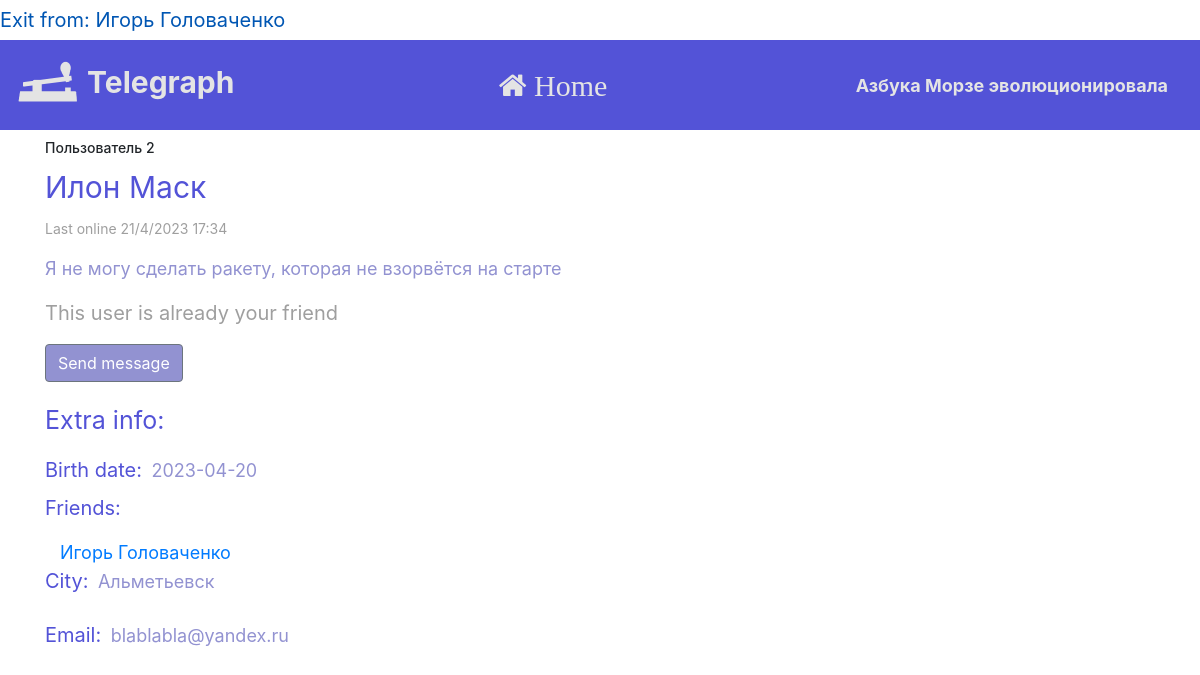
The app's page /profile/2 (signed in), older data.
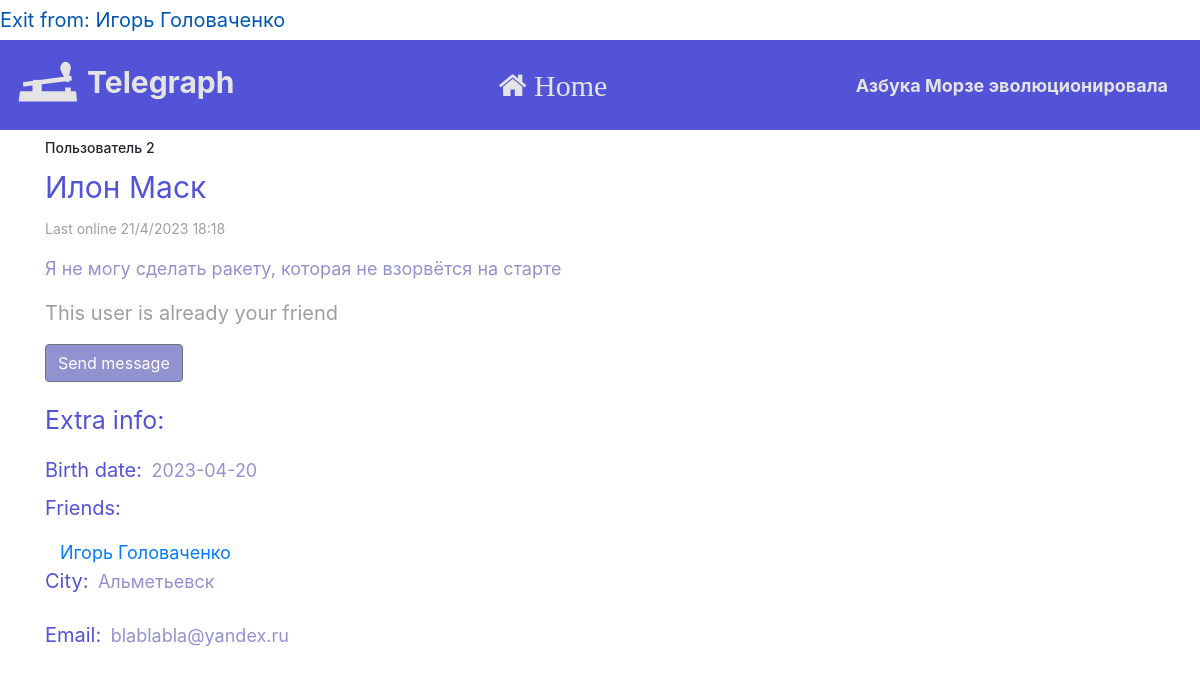
The same page, newer data.
### data/users.py (models this page shows, shortened)
class User(SqlAlchemyBase, UserMixin, SerializerMixin):
    __tablename__ = 'users'
    id = sqlalchemy.Column(sqlalchemy.Integer,
                           primary_key=True, autoincrement=True)
    username = sqlalchemy.Column(sqlalchemy.String)
    bdate = sqlalchemy.Column(sqlalchemy.Date)
    descript = sqlalchemy.Column(sqlalchemy.String)
    friends = sqlalchemy.Column(sqlalchemy.String, default='')
    city = sqlalchemy.Column(sqlalchemy.String)
    email = sqlalchemy.Column(sqlalchemy.String, unique=True)
    last_online = sqlalchemy.Column(sqlalchemy.DateTime,
                                    default=datetime.datetime.now)
    free_chat = sqlalchemy.Column(sqlalchemy.Boolean)
    hashed_password = sqlalchemy.Column(sqlalchemy.String, nullable=True)

### main.py (the view)
@app.route('/profile/<int:id>', methods=['GET', 'POST'])
def profile(id):
    if current_user.is_authenticated:
        current_user.last_online = datetime.datetime.now()
    db_sess = db_session.create_session()
    current_user.last_online = datetime.datetime.now()
    db_sess.merge(current_user)
    db_sess.commit()
    user = db_sess.query(User).filter(User.id == id).first()
    if user is None:
        abort(404, message="Пользователя с таким id пока не существует")
    friends = []
    ids = user.friends.split(', ')
    if '' in ids:
        ids.remove('')
    for friend_id in map(int, ids):
        friend = db_sess.query(User).filter(User.id == friend_id).first()
        if friend is not None:
            friends.append(friend)
    request = db_sess.query(FriendshipRequest).filter(FriendshipRequest.from_id == current_user.id,
                                                      FriendshipRequest.to_id == id).first()
    print(user.id)
    return render_template('profile.html', title=f'Пользователь {id}', user=user, friends=friends, is_request=request is not None);

### data/db_session.py (called while the page is built)
def create_session() -> Session:
    global __factory
    return __factory()

### main.py (called while the page is built)
@login_manager.user_loader
def load_user(user_id):
    print(user_id)
    db_sess = db_session.create_session()
    return db_sess.query(User).get(user_id)

### templates/profile.html (shortened to what this page needs)
{% extends "base.html" %}
{% block content %}
<form action="" method="post">
    <h1 style="font-size: 14px; margin-top: 10px;">{{title}}</h1>
    <label style="font-size: 30px; color: #5353d7">{{ user.username }}</label>
    <p style="font-size: 14px; color: #9f9f9f">Last online {{user.last_online.day}}/{{user.last_online.month}}/{{user.last_online.year}} {{user.last_online.hour}}:{{user.last_online.minute}}</p>
    <p style="font-size: 18px; color: #9292d1">{{ user.descript }}</p>
    {% if current_user.is_authenticated and user != current_user %}
    <div>
        {% if current_user not in friends and not is_request %}
        <a href="/friendship_request/{{user.id}}" class="btn btn-primary" style="background-color: #5353d7">Offer friendship</a>
        {% elif is_request %}
        <p style="font-size: 20px; color: #9f9f9f">You already have sent a friendship request. Wait for answer</p>
        {% else %}
        <p style="font-size: 20px; color: #9f9f9f">This user is already your friend</p>
        {% endif %}
        {% if current_user in friends or user.free_chat %}
        <a href="/chat/{{user.id}}" class="btn btn-secondary" style="background-color: #9292d1">Send message</a>
        {% endif %}
    </div>
    {% endif %}
    <p style="font-size: 25px; color: #5353d7; margin-top: 20px">Extra info:</p>
    <label style="font-size: 20px; color: #5353d7">Birth date:</label>
    <label style="font-size: 18px; color: #9292d1; margin-left: 5px;">{{ user.bdate }}</label>
    <p style="font-size: 20px; color: #5353d7">Friends:</p>
    {% for friend in friends %}
    <div>
        <a href="/profile/{{friend.id}}" style="font-size: 18px; margin-left: 15px;">{{friend.username}}</a>
    </div>
    {% endfor %}
    <label style="font-size: 20px; color: #5353d7">City:</label>
    <label style="font-size: 18px; color: #9292d1; margin-left: 5px;">{{ user.city }}</label>
    <label style="font-size: 20px; color: #5353d7">Email:</label>
    <label style="font-size: 18px; color: #9292d1; margin-left: 5px;">{{ user.email }}</label>
</form>
{% endblock %}

### templates/base.html (shortened to what this page needs)
<!doctype html>
<html lang="en">
<head>
    <link rel="stylesheet"
          href="https://stackpath.bootstrapcdn.com/bootstrap/4.4.1/css/bootstrap.min.css"
>
    <link rel="stylesheet" href="https://maxcdn.bootstrapcdn.com/font-awesome/4.5.0/css/font-awesome.min.css">
</head>
<body>
    <nav>
        {% if current_user.is_authenticated %}
        <a class="navbar-brand" href="/logout">Exit from: {{ current_user.username }}</a>
        {% else %}
        <p>
            <a class="btn btn-primary " href="/register">Зарегистрироваться</a>
            <a class="btn btn-success" href="/login">Войти</a>
        </p>
        {% endif %}
    </nav>
    <header>
        <nav class="navbar navbar-light mainbar">
            <a class="navbar-brand" style="font-size: 30px; color: #e4e4e4; font-weight: bold;" href="#"><img src="static/images/t2.png" height="64" width="64">  Telegraph</a>
            <a style="font-size: 30px; color: #e4e4e4; font-weight: bold;" href="/"><i class="fa fa-home" aria-hidden="true"> Home</i></a>
            <a class="navbar-brand" style="font-size: 18px; color: #e4e4e4; font-weight: bold;" href="#">Азбука Морзе эволюционировала</a>
        </nav>
    </header>
    <main role="main" class="container">
        {% block content %}{% endblock %}
    </main>
</body>
</html>

Row changes from the older to the newer data that the page shows:
changed User "Илон Маск": last_online.hour "17" → "18"; last_online.minute "34" → "18"
